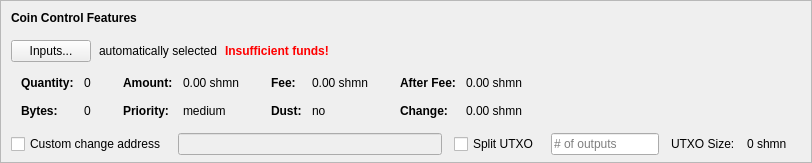
    <widget class="QFrame" name="frameCoinControl">
     <property name="sizePolicy">
      <sizepolicy hsizetype="Expanding" vsizetype="Expanding">
       <horstretch>0</horstretch>
       <verstretch>0</verstretch>
      </sizepolicy>
     </property>
     <property name="maximumSize">
      <size>
       <width>16777215</width>
       <height>16777215</height>
      </size>
     </property>
     <property name="frameShape">
      <enum>QFrame::StyledPanel</enum>
     </property>
     <property name="frameShadow">
      <enum>QFrame::Sunken</enum>
     </property>
     <layout class="QVBoxLayout" name="verticalLayoutCoinControl2">
      <property name="spacing">
       <number>0</number>
      </property>
      <property name="leftMargin">
       <number>0</number>
      </property>
      <property name="topMargin">
       <number>0</number>
      </property>
      <property name="rightMargin">
       <number>0</number>
      </property>
      <property name="bottomMargin">
       <number>6</number>
      </property>
      <item>
       <layout class="QVBoxLayout" name="verticalLayoutCoinControl" stretch="0,0,0,0,1">
        <property name="spacing">
         <number>0</number>
        </property>
        <property name="leftMargin">
         <number>10</number>
        </property>
        <property name="topMargin">
         <number>10</number>
        </property>
        <item>
         <layout class="QHBoxLayout" name="horizontalLayoutCoinControl1">
          <property name="bottomMargin">
           <number>15</number>
          </property>
          <item>
           <widget class="QLabel" name="labelCoinControlFeatures">
            <property name="sizePolicy">
             <sizepolicy hsizetype="Preferred" vsizetype="Maximum">
              <horstretch>0</horstretch>
              <verstretch>0</verstretch>
             </sizepolicy>
            </property>
            <property name="font">
             <font>
              <weight>75</weight>
              <bold>true</bold>
             </font>
            </property>
            <property name="styleSheet">
             <string notr="true">font-weight:bold;</string>
            </property>
            <property name="text">
             <string>Coin Control Features</string>
            </property>
           </widget>
          </item>
         </layout>
        </item>
        <item>
         <layout class="QHBoxLayout" name="horizontalLayoutCoinControl2" stretch="0,0,0,0">
          <property name="spacing">
           <number>8</number>
          </property>
          <property name="bottomMargin">
           <number>10</number>
          </property>
          <item>
           <widget class="QPushButton" name="pushButtonCoinControl">
            <property name="styleSheet">
             <string notr="true"/>
            </property>
            <property name="text">
             <string>Inputs...</string>
            </property>
            <property name="autoDefault">
             <bool>false</bool>
            </property>
           </widget>
          </item>
          <item>
           <widget class="QLabel" name="labelCoinControlAutomaticallySelected">
            <property name="text">
             <string>automatically selected</string>
            </property>
            <property name="margin">
             <number>5</number>
            </property>
           </widget>
          </item>
          <item>
           <widget class="QLabel" name="labelCoinControlInsuffFunds">
            <property name="font">
             <font>
              <weight>75</weight>
              <bold>true</bold>
             </font>
            </property>
            <property name="styleSheet">
             <string notr="true">color:red;font-weight:bold;</string>
            </property>
            <property name="text">
             <string>Insufficient funds!</string>
            </property>
            <property name="margin">
             <number>5</number>
            </property>
           </widget>
          </item>
          <item>
           <spacer name="horizontalSpacerCoinControl">
            <property name="orientation">
             <enum>Qt::Horizontal</enum>
            </property>
            <property name="sizeHint" stdset="0">
             <size>
              <width>40</width>
              <height>1</height>
             </size>
            </property>
           </spacer>
          </item>
         </layout>
        </item>
        <item>
         <widget class="QWidget" name="widgetCoinControl" native="true">
          <property name="sizePolicy">
           <sizepolicy hsizetype="Preferred" vsizetype="Preferred">
            <horstretch>0</horstretch>
            <verstretch>0</verstretch>
           </sizepolicy>
          </property>
          <property name="minimumSize">
           <size>
            <width>0</width>
            <height>0</height>
           </size>
          </property>
          <property name="styleSheet">
           <string notr="true"/>
          </property>
          <layout class="QHBoxLayout" name="horizontalLayoutCoinControl5">
           <property name="leftMargin">
            <number>0</number>
           </property>
           <property name="topMargin">
            <number>0</number>
           </property>
           <property name="rightMargin">
            <number>0</number>
           </property>
           <property name="bottomMargin">
            <number>0</number>
           </property>
           <item>
            <layout class="QHBoxLayout" name="horizontalLayoutCoinControl3" stretch="0,0,0,1">
             <property name="spacing">
              <number>20</number>
             </property>
             <property name="topMargin">
              <number>0</number>
             </property>
             <property name="bottomMargin">
              <number>10</number>
             </property>
             <item>
              <layout class="QFormLayout" name="formLayoutCoinControl1">
               <property name="horizontalSpacing">
                <number>10</number>
               </property>
               <property name="verticalSpacing">
                <number>14</number>
               </property>
               <property name="leftMargin">
                <number>10</number>
               </property>
               <property name="topMargin">
                <number>4</number>
               </property>
               <property name="rightMargin">
                <number>6</number>
               </property>
               <item row="0" column="0">
                <widget class="QLabel" name="labelCoinControlQuantityText">
                 <property name="font">
                  <font>
                   <weight>75</weight>
                   <bold>true</bold>
                  </font>
                 </property>
                 <property name="text">
                  <string>Quantity:</string>
                 </property>
                 <property name="margin">
                  <number>0</number>
                 </property>
                </widget>
               </item>
               <item row="0" column="1">
                <widget class="QLabel" name="labelCoinControlQuantity">
                 <property name="cursor">
                  <cursorShape>IBeamCursor</cursorShape>
                 </property>
                 <property name="contextMenuPolicy">
                  <enum>Qt::ActionsContextMenu</enum>
                 </property>
                 <property name="text">
                  <string notr="true">0</string>
                 </property>
                 <property name="margin">
                  <number>0</number>
                 </property>
                 <property name="textInteractionFlags">
                  <set>Qt::LinksAccessibleByMouse|Qt::TextSelectableByKeyboard|Qt::TextSelectableByMouse</set>
                 </property>
                </widget>
               </item>
               <item row="1" column="0">
                <widget class="QLabel" name="labelCoinControlBytesText">
                 <property name="font">
                  <font>
                   <weight>75</weight>
                   <bold>true</bold>
                  </font>
                 </property>
                 <property name="text">
                  <string>Bytes:</string>
                 </property>
                </widget>
               </item>
               <item row="1" column="1">
                <widget class="QLabel" name="labelCoinControlBytes">
                 <property name="cursor">
                  <cursorShape>IBeamCursor</cursorShape>
                 </property>
                 <property name="contextMenuPolicy">
                  <enum>Qt::ActionsContextMenu</enum>
                 </property>
                 <property name="text">
                  <string notr="true">0</string>
                 </property>
                 <property name="textInteractionFlags">
                  <set>Qt::LinksAccessibleByMouse|Qt::TextSelectableByKeyboard|Qt::TextSelectableByMouse</set>
                 </property>
                </widget>
               </item>
              </layout>
             </item>
             <item>
              <layout class="QFormLayout" name="formLayoutCoinControl2">
               <property name="horizontalSpacing">
                <number>10</number>
               </property>
               <property name="verticalSpacing">
                <number>14</number>
               </property>
               <property name="leftMargin">
                <number>6</number>
               </property>
               <property name="topMargin">
                <number>4</number>
               </property>
               <property name="rightMargin">
                <number>6</number>
               </property>
               <item row="0" column="0">
                <widget class="QLabel" name="labelCoinControlAmountText">
                 <property name="font">
                  <font>
                   <weight>75</weight>
                   <bold>true</bold>
                  </font>
                 </property>
                 <property name="text">
                  <string>Amount:</string>
                 </property>
                 <property name="margin">
                  <number>0</number>
                 </property>
                </widget>
               </item>
               <item row="0" column="1">
                <widget class="QLabel" name="labelCoinControlAmount">
                 <property name="cursor">
                  <cursorShape>IBeamCursor</cursorShape>
                 </property>
                 <property name="contextMenuPolicy">
                  <enum>Qt::ActionsContextMenu</enum>
                 </property>
                 <property name="text">
                  <string notr="true">0.00 shmn</string>
                 </property>
                 <property name="textInteractionFlags">
                  <set>Qt::LinksAccessibleByMouse|Qt::TextSelectableByKeyboard|Qt::TextSelectableByMouse</set>
                 </property>
                </widget>
               </item>
               <item row="1" column="0">
                <widget class="QLabel" name="labelCoinControlPriorityText">
                 <property name="font">
                  <font>
                   <weight>75</weight>
                   <bold>true</bold>
                  </font>
                 </property>
                 <property name="text">
                  <string>Priority:</string>
                 </property>
                </widget>
               </item>
               <item row="1" column="1">
                <widget class="QLabel" name="labelCoinControlPriority">
                 <property name="cursor">
                  <cursorShape>IBeamCursor</cursorShape>
                 </property>
                 <property name="contextMenuPolicy">
                  <enum>Qt::ActionsContextMenu</enum>
                 </property>
                 <property name="text">
                  <string>medium</string>
                 </property>
                 <property name="textInteractionFlags">
                  <set>Qt::LinksAccessibleByMouse|Qt::TextSelectableByKeyboard|Qt::TextSelectableByMouse</set>
                 </property>
                </widget>
               </item>
              </layout>
             </item>
             <item>
              <layout class="QFormLayout" name="formLayoutCoinControl3">
               <property name="horizontalSpacing">
                <number>10</number>
               </property>
               <property name="verticalSpacing">
                <number>14</number>
               </property>
               <property name="leftMargin">
                <number>6</number>
               </property>
               <property name="topMargin">
                <number>4</number>
               </property>
               <property name="rightMargin">
                <number>6</number>
               </property>
               <item row="0" column="0">
                <widget class="QLabel" name="labelCoinControlFeeText">
                 <property name="font">
                  <font>
                   <weight>75</weight>
                   <bold>true</bold>
                  </font>
                 </property>
                 <property name="text">
                  <string>Fee:</string>
                 </property>
                 <property name="margin">
                  <number>0</number>
                 </property>
                </widget>
               </item>
               <item row="0" column="1">
                <widget class="QLabel" name="labelCoinControlFee">
                 <property name="cursor">
                  <cursorShape>IBeamCursor</cursorShape>
                 </property>
                 <property name="contextMenuPolicy">
                  <enum>Qt::ActionsContextMenu</enum>
                 </property>
                 <property name="text">
                  <string notr="true">0.00 shmn</string>
                 </property>
                 <property name="textInteractionFlags">
                  <set>Qt::LinksAccessibleByMouse|Qt::TextSelectableByKeyboard|Qt::TextSelectableByMouse</set>
                 </property>
                </widget>
               </item>
               <item row="1" column="0">
                <widget class="QLabel" name="labelCoinControlLowOutputText">
                 <property name="font">
                  <font>
                   <weight>75</weight>
                   <bold>true</bold>
                  </font>
                 </property>
                 <property name="text">
                  <string>Dust:</string>
                 </property>
                </widget>
               </item>
               <item row="1" column="1">
                <widget class="QLabel" name="labelCoinControlLowOutput">
                 <property name="cursor">
                  <cursorShape>IBeamCursor</cursorShape>
                 </property>
                 <property name="contextMenuPolicy">
                  <enum>Qt::ActionsContextMenu</enum>
                 </property>
                 <property name="text">
                  <string>no</string>
                 </property>
                 <property name="textInteractionFlags">
                  <set>Qt::LinksAccessibleByMouse|Qt::TextSelectableByKeyboard|Qt::TextSelectableByMouse</set>
                 </property>
                </widget>
               </item>
              </layout>
             </item>
             <item>
              <layout class="QFormLayout" name="formLayoutCoinControl4">
               <property name="horizontalSpacing">
                <number>10</number>
               </property>
               <property name="verticalSpacing">
                <number>14</number>
               </property>
               <property name="leftMargin">
                <number>6</number>
               </property>
               <property name="topMargin">
                <number>4</number>
               </property>
               <property name="rightMargin">
                <number>6</number>
               </property>
               <item row="0" column="0">
                <widget class="QLabel" name="labelCoinControlAfterFeeText">
                 <property name="font">
                  <font>
                   <weight>75</weight>
                   <bold>true</bold>
                  </font>
                 </property>
                 <property name="text">
                  <string>After Fee:</string>
                 </property>
                 <property name="margin">
                  <number>0</number>
                 </property>
                </widget>
               </item>
               <item row="0" column="1">
                <widget class="QLabel" name="labelCoinControlAfterFee">
                 <property name="cursor">
                  <cursorShape>IBeamCursor</cursorShape>
                 </property>
                 <property name="contextMenuPolicy">
                  <enum>Qt::ActionsContextMenu</enum>
                 </property>
                 <property name="text">
                  <string notr="true">0.00 shmn</string>
                 </property>
                 <property name="textInteractionFlags">
                  <set>Qt::LinksAccessibleByMouse|Qt::TextSelectableByKeyboard|Qt::TextSelectableByMouse</set>
                 </property>
                </widget>
               </item>
               <item row="1" column="0">
                <widget class="QLabel" name="labelCoinControlChangeText">
                 <property name="font">
                  <font>
                   <weight>75</weight>
                   <bold>true</bold>
                  </font>
                 </property>
                 <property name="text">
                  <string>Change:</string>
                 </property>
                </widget>
               </item>
               <item row="1" column="1">
                <widget class="QLabel" name="labelCoinControlChange">
                 <property name="cursor">
                  <cursorShape>IBeamCursor</cursorShape>
                 </property>
                 <property name="contextMenuPolicy">
                  <enum>Qt::ActionsContextMenu</enum>
                 </property>
                 <property name="text">
                  <string notr="true">0.00 shmn</string>
                 </property>
                 <property name="textInteractionFlags">
                  <set>Qt::LinksAccessibleByMouse|Qt::TextSelectableByKeyboard|Qt::TextSelectableByMouse</set>
                 </property>
                </widget>
               </item>
              </layout>
             </item>
            </layout>
           </item>
          </layout>
         </widget>
        </item>
        <item>
         <layout class="QHBoxLayout" name="horizontalLayoutCoinControl4" stretch="0,0,0,0,0,0,0">
          <property name="spacing">
           <number>12</number>
          </property>
          <property name="sizeConstraint">
           <enum>QLayout::SetDefaultConstraint</enum>
          </property>
          <property name="topMargin">
           <number>5</number>
          </property>
          <property name="rightMargin">
           <number>5</number>
          </property>
          <item>
           <widget class="QCheckBox" name="checkBoxCoinControlChange">
            <property name="toolTip">
             <string>If this is activated, but the change address is empty or invalid, change will be sent to a newly generated address.</string>
            </property>
            <property name="text">
             <string>Custom change address</string>
            </property>
           </widget>
          </item>
          <item>
           <widget class="QValidatedLineEdit" name="lineEditCoinControlChange">
            <property name="enabled">
             <bool>false</bool>
            </property>
            <property name="sizePolicy">
             <sizepolicy hsizetype="Expanding" vsizetype="Fixed">
              <horstretch>0</horstretch>
              <verstretch>0</verstretch>
             </sizepolicy>
            </property>
           </widget>
          </item>
          <item>
           <widget class="QCheckBox" name="splitBlockCheckBox">
            <property name="text">
             <string>Split UTXO</string>
            </property>
           </widget>
          </item>
          <item>
           <widget class="QLineEdit" name="splitBlockLineEdit">
            <property name="sizePolicy">
             <sizepolicy hsizetype="Fixed" vsizetype="Fixed">
              <horstretch>50</horstretch>
              <verstretch>0</verstretch>
             </sizepolicy>
            </property>
            <property name="placeholderText">
             <string># of outputs</string>
            </property>
           </widget>
          </item>
          <item>
           <widget class="QLabel" name="labelBlockSizeText">
            <property name="text">
             <string>UTXO Size:</string>
            </property>
           </widget>
          </item>
          <item>
           <widget class="QLabel" name="labelBlockSize">
            <property name="text">
             <string>0 shmn</string>
            </property>
           </widget>
          </item>
          <item>
           <widget class="QLabel" name="labelCoinControlChangeLabel">
            <property name="sizePolicy">
             <sizepolicy hsizetype="Preferred" vsizetype="Expanding">
              <horstretch>0</horstretch>
              <verstretch>0</verstretch>
             </sizepolicy>
            </property>
            <property name="minimumSize">
             <size>
              <width>0</width>
              <height>0</height>
             </size>
            </property>
            <property name="text">
             <string/>
            </property>
            <property name="margin">
             <number>3</number>
            </property>
           </widget>
          </item>
         </layout>
        </item>
        <item>
         <spacer name="verticalSpacerCoinControl">
          <property name="orientation">
           <enum>Qt::Vertical</enum>
          </property>
          <property name="sizeHint" stdset="0">
           <size>
            <width>800</width>
            <height>1</height>
           </size>
          </property>
         </spacer>
        </item>
       </layout>
      </item>
     </layout>
    </widget>
